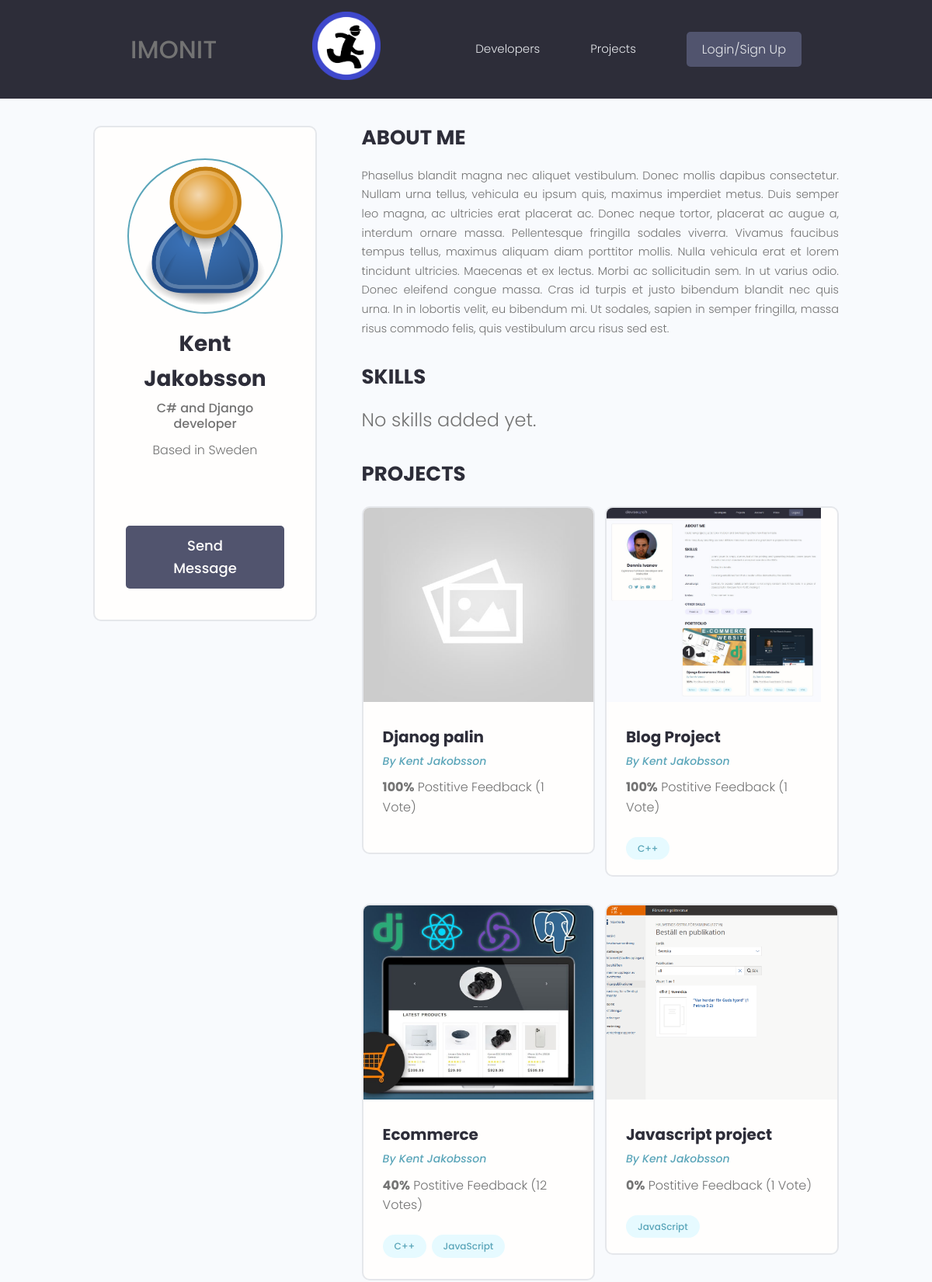
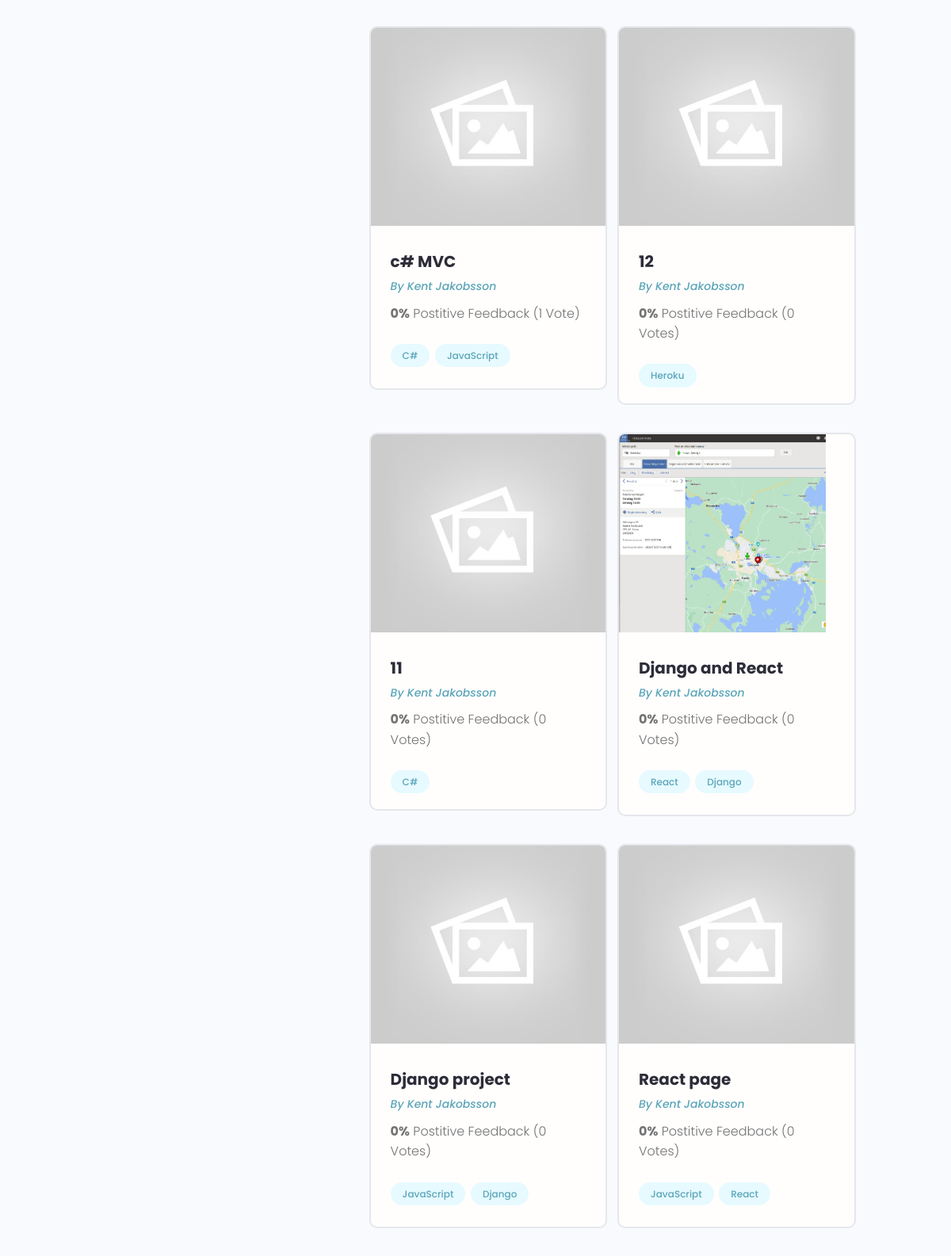
/profile/f7240666-776c-4946-9eb5-7d12d4d39060/ (upper part), run on the app's committed database (2 pictures, top to bottom).
### users/models.py (models this page shows, shortened)
class Profile(models.Model):
    user = models.OneToOneField(User, on_delete=models.CASCADE, null=True, blank=True)
    name = models.CharField(max_length=200, null=True, blank=True)
    username = models.CharField(max_length=200, null=True, blank=True)
    email = models.EmailField(max_length=500, blank=True, null=True)
    phone = models.CharField(max_length=15, null=True, blank=True)
    location = models.CharField(max_length=200, null=True, blank=True)
    short_intro = models.CharField(max_length=200, blank=True, null=True)
    bio = models.TextField(max_length=2000, blank=True, null=True)
    profile_image = models.ImageField(null=True, blank=True, upload_to='profiles/', default='profiles/user-default.png')
    social_github = models.CharField(max_length=200, null=True, blank=True)
    social_linkedin = models.CharField(max_length=200, null=True, blank=True)
    social_twitter = models.CharField(max_length=200, null=True, blank=True)
    social_youtube = models.CharField(max_length=200, null=True, blank=True)
    social_stackoverflow = models.CharField(max_length=200, null=True, blank=True)
    social_website = models.CharField(max_length=200, null=True, blank=True)
    created = models.DateTimeField(auto_now_add=True)
    id = models.UUIDField(default=uuid.uuid4, unique=True, primary_key=True, editable=False)
    class Meta:
        ordering= ['created']
    @property
    def imageURL(self):
        try:
            url =self.profile_image.url
        except Exception :
            url = "/static/images/profiles/user-default.png"
        except:
            url = "/staticfiles/images/profiles/user-default.png"
        return url

### projects/models.py (models this page shows, shortened)
class Project(models.Model):
    owner = models.ForeignKey(Profile, null=True,blank=True, on_delete=models.CASCADE)
    title = models.CharField(max_length=200)
    description = models.TextField(null=True, blank=True)
    featured_image = models.ImageField(null=True, blank=True, default="default.jpg")
    demo_link = models.CharField(max_length=2000, blank=True, null=True)
    source_link = models.CharField(max_length=2000, blank=True, null=True)
    tags = models.ManyToManyField('Tag',blank=True)
    vote_total = models.IntegerField(default=0, null=True, blank=True)
    vote_ratio = models.IntegerField(default=0, null=True, blank=True)
    created = models.DateTimeField(auto_now_add=True)
    id = models.UUIDField(default=uuid.uuid4, unique=True, primary_key=True, editable=False)
    class Meta:
        ordering = ['-vote_ratio', '-vote_total', '-created']
    @property
    def imageURL(self):
        try:
            url =self.featured_image.url
            pathURL = "/staticfiles/images/default.jpg"
        except Exception :
            url = "/static/images/default.jpg"
        except:
            url = "/staticfiles/images/default.jpg"
        return url

class Tag(models.Model):
    name = models.CharField(max_length=200,)
    created = models.DateTimeField(auto_now_add=True)
    id = models.UUIDField(default=uuid.uuid4, unique=True, primary_key=True, editable=False)
    def __str__(self):
        return self.name

### users/views.py (the view)
# urls.py: path('profile/<str:pk>/', views.userProfile, name='user-profile'),
def userProfile(request,pk):
    profile = Profile.objects.get(id=pk)
    topSkills = profile.skill_set.exclude(description__exact="")
    otherSkills = profile.skill_set.filter(description="")
    context = {'profile':profile, 'topSkills': topSkills, 'otherSkills':otherSkills}
    return render(request, 'users/user-profile.html', context)

### users/templates/users/user-profile.html (shortened to what this page needs)
{% extends 'main.html' %}
{% block content %}
  <main class="profile my-md">
    <div class="container">
      <div class="layout">
        <div class="column column--1of3">
          <div class="card text-center">
            <div class="card__body dev">
              <img class="avatar avatar--xl" src="{{ profile.imageURL}}" />
              <h2 class="dev__name">{{profile.name}}</h2>
              <p class="dev__title">{{profile.short_intro}}</p>
              <p class="dev__location">Based in {{profile.location}}</p>
              <ul class="dev__social">
              </ul>
              {% if request.user.profile.id != profile.id %}
              <a href="{% url 'create-message' profile.id %}" class="btn btn--sub btn--lg">Send Message </a>
              {% endif %}
            </div>
          </div>
        </div>
        <div class="column column--2of3">
          <div class="devInfo">
            <h3 class="devInfo__title">About Me</h3>
            <p class="devInfo__about">
              {% if profile.bio %}
              {{profile.bio}}
              {% else %}
              <tr>
                <h5>No bio added yet.</h5>
            </tr>
              {% endif %}
            </p>
          </div>
          <div class="devInfo">
            <h3 class="devInfo__title">Skills</h3>
            <div class="devInfo__skills">
              {% if topSkill %}
              {% for skill in topSkills %}
              <div class="devSkill">
                <h4 class="devSkill__title">{{skill.name}}</h4>
                <p class="devSkill__info">
                  {{skill.description}}
                </p>
              </div>
              {% endfor %}
              <h3 class="devInfo__subtitle">Other Skills</h3>
              <div class="devInfo__otherSkills">
                {% for skill in otherSkills %}
                <span class="tag tag--pill tag--sub tag--lg">
                  <small>{{skill}}</small>
                </span>
                {% endfor %}
              </div>
              {% else %}
              <tr>
                <h5>No skills added yet.</h5>
              </tr>
              {% endif %}
            </div>
          </div>
          <div class="devInfo">
            <h3 class="devInfo__title">Projects</h3>
            <div class="grid grid--two">
              {% if profile.project_set.all %}
              {% for project in profile.project_set.all %}
                <div class="column">
                    <div class="card project">
                        <a href="{% url 'project' project.id %}" class="project">
                            <img class="project__thumbnail" src="{{ project.imageURL}}" alt="project thumbnail" />
                            <div class="card__body">
                                <h3 class="project__title">{{project.title}}</h3>
                                <p><a class="project__author" href="{% url 'user-profile' project.owner.id %}">By {{project.owner.name}}</a></p>
                                <p class="project--rating">
                                    <span style="font-weight: bold;">{{project.vote_ratio}}%</span> Postitive
                                    Feedback ({{project.vote_total}} Vote{{project.vote_total|pluralize:"s"}})
                                </p>
                                <div class="project__tags">
                                    {% for tags in project.tags.all %}
                                    <span class="tag tag--pill tag--main">
                                        <small>{{tags}}</small>
                                    </span>
                                    {% endfor %}
                                </div>
                            </div>
                        </a>
                    </div>
                </div>
                {% endfor %}
                {% else %}
                <tr>
                  <h5>No projects added yet.</h5>
              </tr>
                {% endif %}
              </div>
          </div>
        </div>
      </div>
    </div>
  </main>
{% endblock content %}

### static/styles/app.css (style rules this page uses)
:root { --color-sub: #2d2d39; }
.btn--sub { background-color: var(--color-sub-light); }
.card { border: 2px solid var(--color-light); }
img { width: 100%; }
.profile .card > .dev { padding: 4rem; }
.dev__name { color: var(--color-sub); font-size: 2.8rem; font-weight: 700; margin-top: 1rem; margin-bottom: 0.5rem; }
.dev__title { font-size: 1.6rem; font-weight: 500; line-height: 1.3; }
.dev__location { margin-top: 1rem; }
.dev__social { margin: 3rem 0; list-style: none; display: flex; justify-content: center; gap: 1.5rem; }
.devInfo { margin-bottom: 3rem; }
.devInfo__title, .devInfo__subtitle { font-size: 2.6rem; color: var(--color-sub); text-transform: uppercase; font-weight: 700; margin-bottom: 1.5rem; }
.devInfo__about, .devSkill__info { font-size: 1.45rem; line-height: 1.7; text-align: justify; }
.project__author { font-size: 1.4rem; font-style: italic; }
.project--rating { margin-bottom: 1.6em; margin-top: .5em; }
.project__thumbnail { height: 25rem; object-fit: cover; object-position: top center; }
.project__title { font-size: 2rem; font-weight: 700; color: var(--color-sub); }

### static/uikit/styles/modules/_variables.css (style rules this page uses)
:root { --color-main: #5aa5b9; --color-main-light: #e6faff; --color-sub: #3f4156; --color-sub-light: #51546e; --color-sub-lighter: #ededfd; --color-text: #737373; --color-gray: #8b8b8b; --color-light: #e5e7eb; --color-light-gray: #767676; --color-bg: #f8fafd; --color-white: #fffefd; --color-white-light: #f3f3f3; --color-success: #359e64; --color-success-bg: #def8e8; --color-error: #fc4b0b; --color-error-bg: #fff2ee; --font-base: 'Poppins', arial, helvetica, 'Segoe UI', roboto, ubuntu, sans-serif; --font-monospace: 'Fira Code', 'Courier New', courier, monospace; --font-regular: 300; --font-medium: 500; --font-bold: 700; --generic-shadow: 1px 1px 5px #00000010; --generic-transition: all 0.3s ease-in-out; }

### static/uikit/styles/modules/_base.css (style rules this page uses)
* { margin: 0; padding: 0; box-sizing: border-box; text-rendering: optimizeLegibility; color: inherit; font-size: inherit; }
html { font-size: 50%; }
@media only screen and (min-width: 480px) { html { font-size: 56.25%; } }
@media only screen and (min-width: 1200px) { html { font-size: 62.5%; } }
body { line-height: 1.6; font-weight: 400; font-size: 1.5rem; color: var(--color-text); background-color: var(--color-bg); min-height: 100vh; }

### static/uikit/styles/modules/_typography.css (style rules this page uses)
* { font-family: var(--font-base); }
h2 { font-size: 3.6rem; font-weight: var(--font-bold); }
h3 { font-size: 3.2rem; font-weight: var(--font-medium); }
h5 { font-size: 2.4rem; font-weight: var(--font-medium); }
h5, h6 { font-weight: var(--font-regular); }
p, span, strong { font-size: 1.6rem; color: var(--color-text); font-weight: var(--font-regular); }
a { padding-bottom: 2px; text-decoration: none; display: inline-block; color: var(--color-main); font-weight: var(--font-medium); }

### static/uikit/styles/modules/_utilities.css (style rules this page uses)
.container { width: 92%; max-width: 165rem; margin: 0 auto; box-sizing: border-box; }
@media screen and (min-width: 1000px) { .container { width: 90%; } }
@media screen and (min-width: 1200px) { .container { width: 80%; } }
.text-center { text-align: center; }
.my-md { margin: 3rem auto; }

### static/uikit/styles/modules/_avatar.css (style rules this page uses)
.avatar { border-radius: 50%; border: 2px solid var(--color-main); object-fit: cover; }
.avatar--xl { height: 20rem; width: 20rem; }

### static/uikit/styles/modules/_button.css (style rules this page uses)
.btn { display: inline-block; position: relative; cursor: pointer; background-color: var(--color-light); font-weight: var(--font-medium); color: var(--color-sub); text-decoration: none; padding: 1rem 2rem; border-radius: 0.5rem; border: none; width: -webkit-fit-content; width: -moz-fit-content; width: fit-content; height: -webkit-fit-content; height: -moz-fit-content; height: fit-content; font-size: 1.6rem; outline-width: 0; outline-color: transparent; -webkit-backface-visibility: hidden; backface-visibility: hidden; transition: all 0.3s ease-in-out; }
.btn--sub { background-color: var(--color-sub); color: var(--color-white); }
.btn--lg { font-size: 1.8rem; padding: 1.2rem 4.5rem; }

### static/uikit/styles/modules/_card.css (style rules this page uses)
.card { border-radius: 1rem; background-color: var(--color-white); border: 1.5px solid var(--color-light); width: auto; height: auto; margin-top: 0.5rem; margin-bottom: 0.5rem; overflow: hidden; }
.card__body, .card__header { padding: 2rem 2.5rem; }

### static/uikit/styles/modules/_layout.css (style rules this page uses)
.layout { display: flex; flex-flow: row wrap; justify-content: space-between; }
.layout > .column { margin-bottom: 3rem; }
.layout > .column.column--1of3 { flex-basis: 30%; }
.layout > .column.column--2of3 { flex-basis: 64%; }

### data on the page
Profile: name "Kent Jakobsson", short_intro "C# and Django developer", location "Sweden", bio "Phasellus blandit magna nec aliquet vestibulum. Donec mollis dapibus consectetur. Nullam urna tellus, vehicula eu ipsum quis, maximus imperdiet metus. Duis semper leo magna, ac ultricies erat placerat ac. Donec neque tortor, placerat ac augue a, interdum ornare massa. Pellentesque fringilla sodales viverra. Vivamus faucibus tempus tellus, maximus aliquam diam porttitor mollis. Nulla vehicula erat et lorem tincidunt ultricies. Maecenas et ex lectus. Morbi ac sollicitudin sem. In ut varius odio. Donec eleifend congue massa. Cras id turpis et justo bibendum blandit nec quis urna. In in lobortis velit, eu bibendum mi. Ut sodales, sapien in semper fringilla, massa risus commodo felis, quis…"
Project: imageURL (placeholder picture), title "Djanog palin", owner.name "Kent Jakobsson", vote_ratio "100", vote_total "1"
Project: imageURL (picture), title "Blog Project", owner.name "Kent Jakobsson", vote_ratio "100", vote_total "1"
Tag: name "C++"
Project: imageURL (picture), title "Ecommerce", owner.name "Kent Jakobsson", vote_ratio "40", vote_total "12"
Tag: name "JavaScript"
Project: imageURL (picture), title "Javascript project", owner.name "Kent Jakobsson", vote_ratio "0", vote_total "1"
Project: imageURL (placeholder picture), title "c# MVC", owner.name "Kent Jakobsson", vote_ratio "0", vote_total "1"
Tag: name "C#"
Project: imageURL (placeholder picture), title "12", owner.name "Kent Jakobsson", vote_ratio "0", vote_total "0"
Tag: name "Heroku"
Project: title "11", owner.name "Kent Jakobsson", vote_ratio "0", vote_total "0"
Project: imageURL (picture), title "Django and React", owner.name "Kent Jakobsson", vote_ratio "0", vote_total "0"
Tag: name "React"
Tag: name "Django"
Project: imageURL (placeholder picture), title "Django project", owner.name "Kent Jakobsson", vote_ratio "0", vote_total "0"
Project: imageURL (placeholder picture), title "React page", owner.name "Kent Jakobsson", vote_ratio "0", vote_total "0"
